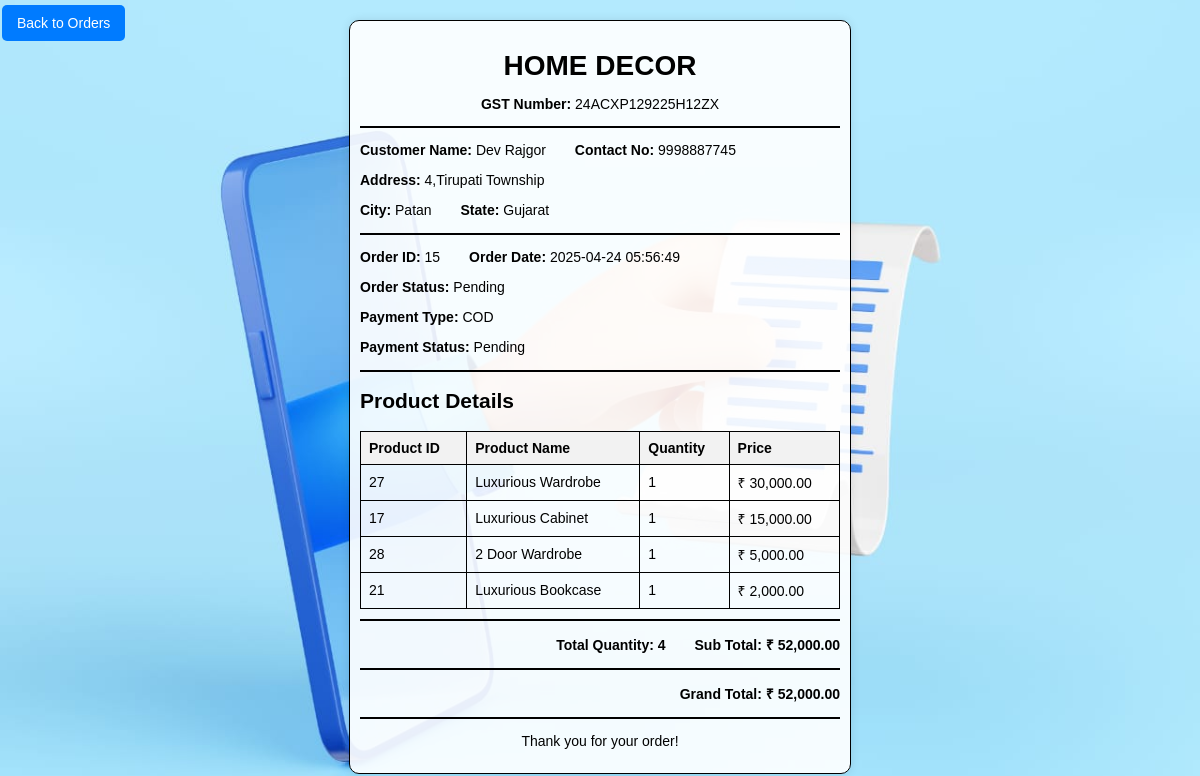
The app's page /bill.php?id=15 (signed in) with its own data.
### tables this page shows
CREATE TABLE IF NOT EXISTS `customer` (
  `id` int NOT NULL AUTO_INCREMENT,
  `name` varchar(50) NOT NULL,
  `email` varchar(50) NOT NULL,
  `password` varchar(255) NOT NULL,
  `contact_no` varchar(14) DEFAULT NULL,
  `status` enum('active','deactive') NOT NULL DEFAULT 'active',
  PRIMARY KEY (`id`),
  UNIQUE KEY `email` (`email`)
);

CREATE TABLE IF NOT EXISTS `order` (
  `id` int NOT NULL AUTO_INCREMENT,
  `customer_id` int NOT NULL,
  `address` varchar(255) NOT NULL,
  `city` varchar(100) NOT NULL,
  `state` varchar(100) NOT NULL,
  `order_date` timestamp NULL DEFAULT CURRENT_TIMESTAMP,
  `total_amount` double(10,2) NOT NULL,
  `status` enum('Pending','Shipped','Delivered','Cancelled') DEFAULT 'Pending',
  PRIMARY KEY (`id`),
  KEY `customer_id` (`customer_id`)
);

CREATE TABLE IF NOT EXISTS `payment` (
  `id` int NOT NULL AUTO_INCREMENT,
  `order_id` int DEFAULT NULL,
  `type` enum('COD','UPI') NOT NULL,
  `status` enum('Pending','Received') NOT NULL DEFAULT 'Pending',
  PRIMARY KEY (`id`),
  KEY `order_id` (`order_id`)
);

CREATE TABLE IF NOT EXISTS `order_detail` (
  `id` int NOT NULL AUTO_INCREMENT,
  `order_id` int NOT NULL,
  `product_id` int NOT NULL,
  `quantity` int NOT NULL,
  `price` decimal(10,2) NOT NULL,
  PRIMARY KEY (`id`),
  KEY `order_id` (`order_id`),
  KEY `product_id` (`product_id`)
);

CREATE TABLE IF NOT EXISTS `product` (
  `id` int NOT NULL AUTO_INCREMENT,
  `name` varchar(50) NOT NULL,
  `img` varchar(255) DEFAULT NULL,
  `description` text,
  `price` decimal(10,2) NOT NULL,
  `category_id` int DEFAULT NULL,
  `quantity` int NOT NULL,
  `status` enum('best','normal') NOT NULL DEFAULT 'normal',
  PRIMARY KEY (`id`),
  KEY `category_id` (`category_id`)
);

### bill.php (the view, shortened to what this page needs)
<?php
include 'db.php';
$order_id = intval($_GET['id']);
$sql = "SELECT
            o.id AS order_id,
            o.customer_id,
            c.name AS customer_name,
            c.contact_no,
            o.address,
            o.city,
            o.state,
            o.order_date,
            o.total_amount,
            od.product_id,
            od.quantity,
            od.price,
            p.type,
            p.status AS payment_status,
            o.status AS order_status,
            pr.name AS product_name
        FROM
            `order` o
        JOIN
            `customer` c ON o.customer_id = c.id
        JOIN
            `order_detail` od ON o.id = od.order_id
        JOIN
            `payment` p ON o.id = p.order_id
        JOIN
            `product` pr ON od.product_id = pr.id
        WHERE
            o.id = $order_id";
$result = mysqli_query($conn, $sql);
if (mysqli_num_rows($result) > 0) {
	$orderDetails = mysqli_fetch_all($result, MYSQLI_ASSOC);
    $firstRow = $orderDetails[0];
?>
<!DOCTYPE html>
<html>
<head>
<link rel="stylesheet" href="bill.css">
</head>
<body>
    <a href="order_history.php" class="back-button">Back to Orders</a>
    <div class="bill">
		<h1>HOME DECOR</h1>
		<p class="gst-number"><strong>GST Number:</strong> 24ACXP129225H12ZX</p>
		<hr>
		<div class="customer-info">
			<p><strong>Customer Name:</strong> <?php echo $firstRow['customer_name']; ?>
			<strong>Contact No:</strong> <?php echo $firstRow['contact_no']; ?></p>
			<p><strong>Address:</strong> <?php echo $firstRow['address']; ?></p>
			<p><strong>City:</strong> <?php echo $firstRow['city']; ?>
			<strong>State:</strong> <?php echo $firstRow['state']; ?></p>
		</div>
        <hr>
        <div class="order-info">
			<p><strong>Order ID:</strong> <?php echo $firstRow['order_id']; ?>
			<strong>Order Date:</strong> <?php echo $firstRow['order_date']; ?></p>
			<p><strong>Order Status:</strong> <?php echo $firstRow['order_status']; ?></p>
            <p><strong>Payment Type:</strong> <?php echo $firstRow['type']; ?></p>
            <p><strong>Payment Status:</strong> <?php echo $firstRow['payment_status']; ?></p>
        </div>
        <hr>
        <h2>Product Details</h2>
        <table class="product-table">
            <tr>
                <th>Product ID</th>
                <th>Product Name</th>
                <th>Quantity</th>
                <th>Price</th>
            </tr>
       <?php
        $totalQty = 0;
        $subTotal = 0;
        foreach ($orderDetails as $detail) {
            echo "<tr>
            <td>{$detail['product_id']}</td>
            <td>{$detail['product_name']}</td>
            <td>{$detail['quantity']}</td>
            <td>&#8377; " . number_format($detail['price'], 2) . "</td>
            </tr>";
            $totalQty += $detail['quantity'];
            $subTotal += $detail['price'] * $detail['quantity'];
        }
        ?>
        </table>
        <hr>
        <p class="total">Total Quantity: <?php echo $totalQty; ?> <span class="value-space"></span>
        Sub Total: &#8377; <?php echo number_format($subTotal, 2); ?></p>
        <hr>
        <p class="total" style="font-weight: bold;">Grand Total: &#8377; <?php echo number_format($subTotal, 2); ?></p>
        <hr>
        <p align="center">Thank you for your order!</p>
    </div>
</body>
</html>
    <?php
} else {
    echo "No order found with the specified ID.";
}
?>

### bill.css (style rules this page uses)
body { background-image: url('/img/icon/bill.jpg'); background-size: cover; background-repeat: no-repeat; background-position: center; background-attachment: fixed; font-family: Arial, sans-serif; color: black; font-size: 14px; margin: 0; padding: 0; }
.bill { width: 40%; margin: 20px auto; border: 1px solid #000; padding: 10px; border-radius: 10px; box-shadow: 0 0 10px rgba(0, 0, 0, 0.1); min-height: 300px; background-color: rgba(255, 255, 255, 0.9); }
h1 { text-align: center; margin-bottom: 10px; }
hr { border: 1px solid black; margin: 10px 0; }
.gst-number { text-align: center; }
.customer-info, .order-info, .product-info { margin-bottom: 15px; }
.product-table { width: 100%; border-collapse: collapse; margin-top: 10px; }
th, td { border: 1px solid #000; padding: 8px; text-align: left; }
th { background-color: #f2f2f2; color: black; }
.total { font-weight: bold; text-align: right; }
.back-button { position: fixed; top: 5px; left: 2px; background-color: #007bff; color: white; border: none; border-radius: 5px; cursor: pointer; padding: 10px 15px; z-index: 1000; text-decoration: none; font-size: 14px; transition: background-color 0.3s ease, transform 0.2s ease; }

### records on screen
customer: name "Dev Rajgor", contact_no "9998887745"
order: address "4,Tirupati Township", city "Patan", state "Gujarat", id "15", order_date "2025-04-24 05:56:49", status "Pending", order_detail.product_id "27", product.name "Luxurious Wardrobe", order_detail.quantity "1", order_detail.price "30,000.00", order_detail.product_id "17", product.name "Luxurious Cabinet", order_detail.price "15,000.00", order_detail.product_id "28", product.name "2 Door Wardrobe", order_detail.price "5,000.00", order_detail.product_id "21", product.name "Luxurious Bookcase", order_detail.price "2,000.00"
payment: type "COD", status "Pending"

### other values on screen
$totalQty "4"
$subTotal "52,000.00"
